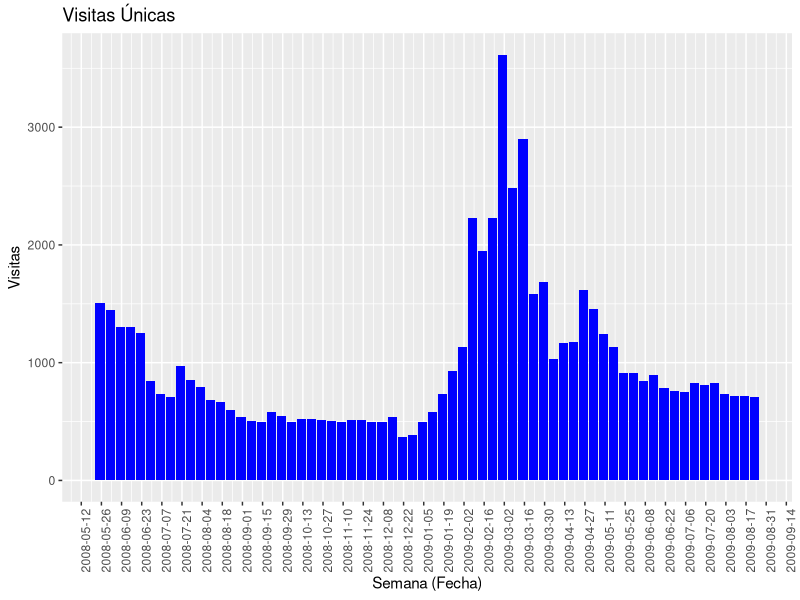
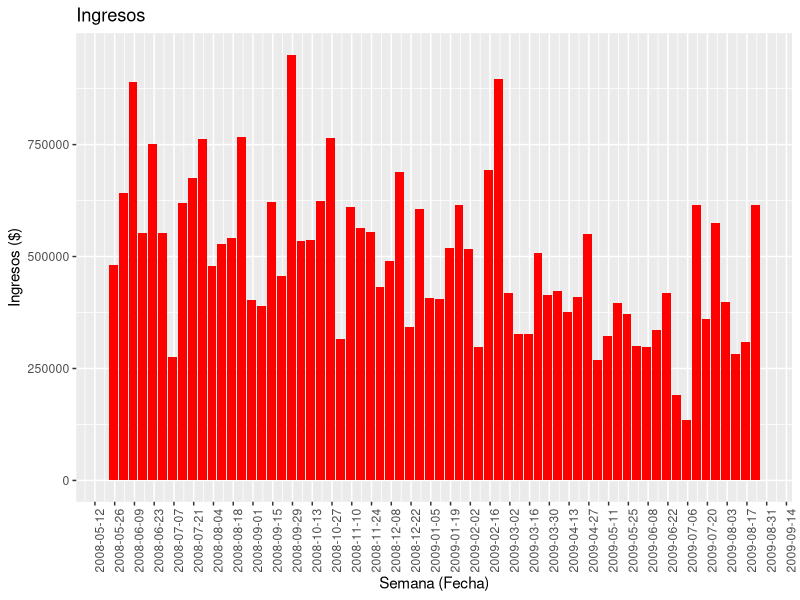
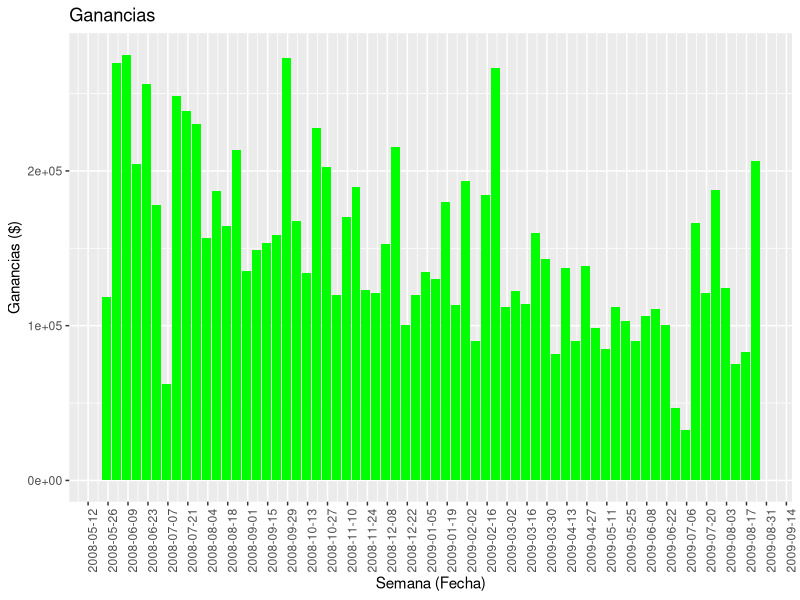

R code for these plots, in order: (Note: this script raises an error after producing the figures.)
##############################################################
# Caso Harvard - Web Analytics at Quality Alloys, Inc.
# Business Analytics - Pontificia Universidad Javeriana
# Integrantes: Paula Rodriguez, Juan Sebastian Cardenas y Valery Ramirez
# Fecha:  2025-08-24
##############################################################
install.packages("moments")
library(tidyverse)
library(readr)
library(e1071)

##############################################################
# Punto 1. Visualizaciones iniciales
##############################################################

weekly_visits <- read_csv("Weekly Visits.csv")
financials <- read_csv("Financials.csv")

# quitamos comas y símbolos
weekly_visits$`Unique Visits` <- as.numeric(gsub(",", "", weekly_visits$`Unique Visits`))
financials$Revenue <- as.numeric(gsub("[$,]", "", financials$Revenue))
financials$Profit <- as.numeric(gsub("[$,]", "", financials$Profit))
financials$`Lbs. Sold` <- as.numeric(gsub(",", "", financials$`Lbs. Sold`))

# Unimos los datos por la columna de semana
data <- left_join(weekly_visits, financials, by = "Week (2008-2009)")

# Convertimos la columna Week (2008-2009) a formato de fecha
data$`Week (2008-2009)` <- as.Date(data$`Week (2008-2009)`, format = "%Y-%m-%d")

# Gráfico 1: Visitas únicas
ggplot(data, aes(x = `Week (2008-2009)`, y = `Unique Visits`)) +
  geom_col(fill = "blue") +
  labs(title = "Visitas Únicas", x = "Semana (Fecha)", y = "Visitas") +
  scale_x_date(date_breaks = "2 weeks", date_labels = "%Y-%m-%d") +
  theme(axis.text.x = element_text(angle = 90, hjust = 1))

# Gráfico 2: Ingresos
ggplot(data, aes(x = `Week (2008-2009)`, y = Revenue)) +
  geom_col(fill = "red") +
  labs(title = "Ingresos", x = "Semana (Fecha)", y = "Ingresos ($)") +
  scale_x_date(date_breaks = "2 weeks", date_labels = "%Y-%m-%d") +
  theme(axis.text.x = element_text(angle = 90, hjust = 1))

# Gráfico 3: Ganancias
ggplot(data, aes(x = `Week (2008-2009)`, y = Profit)) +
  geom_col(fill = "green") +
  labs(title = "Ganancias", x = "Semana (Fecha)", y = "Ganancias ($)") +
  scale_x_date(date_breaks = "2 weeks", date_labels = "%Y-%m-%d") +
  theme(axis.text.x = element_text(angle = 90, hjust = 1))

# Si la conversión a fecha da NA, usa como carácter
if (any(is.na(as.Date(data$Week)))) {
  data$Week <- as.character(data$Week)
} else {
  data$Week <- as.Date(data$Week)
}

# Gráfico 4: Libras vendidas
ggplot(data, aes(x = `Week (2008-2009)`, y = `Lbs. Sold`)) +
  geom_col(fill = "purple") +
  labs(title = "Libras Vendidas", x = "Semana (Fecha)", y = "Libras") +
  scale_x_date(date_breaks = "2 weeks", date_labels = "%Y-%m-%d") +
  theme(axis.text.x = element_text(angle = 90, hjust = 1))

##############################################################  
# Punto 2. calculo de estadisticas: visita y resumen financiero
##############################################################

# quitamos comas y símbolos, lo volvemos a hacer por que a veces falla
weekly_visits$Visits <- as.numeric(gsub(",", "", weekly_visits$Visits))
weekly_visits$`Unique Visits` <- as.numeric(gsub(",", "", weekly_visits$`Unique Visits`))
financials$Revenue <- as.numeric(gsub("[$,]", "", financials$Revenue))
financials$Profit <- as.numeric(gsub("[$,]", "", financials$Profit))
financials$`Lbs. Sold` <- as.numeric(gsub(",", "", financials$`Lbs. Sold`))

# Unimos los datos por la columna de semana
data <- left_join(weekly_visits, financials, by = "Week (2008-2009)")
# Unir los datos por la columna de semana
data$`Week (2008-2009)` <- as.Date(data$`Week (2008-2009)`, format = "%Y-%m-%d")

# Definimos los periodos por las fechas
data$periodo <- case_when(
  data$`Week (2008-2009)` >= as.Date("2008-05-25") & data$`Week (2008-2009)` <= as.Date("2008-08-24") ~ "Inicial",
  data$`Week (2008-2009)` >= as.Date("2008-08-31") & data$`Week (2008-2009)` <= as.Date("2009-01-18") ~ "Prepromoción",
  data$`Week (2008-2009)` >= as.Date("2009-01-25") & data$`Week (2008-2009)` <= as.Date("2009-05-17") ~ "Promoción",
  data$`Week (2008-2009)` >= as.Date("2009-05-24") & data$`Week (2008-2009)` <= as.Date("2009-08-23") ~ "Pospromoción",
  TRUE ~ NA_character_
)

# Seleccionamos las variables de interés
vars <- c("Visits", "Unique Visits", "Revenue", "Profit", "Lbs. Sold")

# Calculo de estadísticas resumidas por período y variable
resumen <- data %>%
  select(periodo, all_of(vars)) %>%
  pivot_longer(cols = all_of(vars), names_to = "variable", values_to = "valor") %>%
  group_by(periodo, variable) %>%
  summarise(
    media = mean(valor, na.rm = TRUE),
    mediana = median(valor, na.rm = TRUE),
    sd = sd(valor, na.rm = TRUE),
    minimo = min(valor, na.rm = TRUE),
    maximo = max(valor, na.rm = TRUE),
    .groups = "drop"
  ) %>%
  arrange(periodo, variable)

# Crear una tabla por cada periodo
resumen_inicial <- resumen %>% filter(periodo == "Inicial")
resumen_prepromocion <- resumen %>% filter(periodo == "Prepromoción")
resumen_promocion <- resumen %>% filter(periodo == "Promoción")
resumen_pospromocion <- resumen %>% filter(periodo == "Pospromoción")

# Mostrar cada tabla
print(resumen_inicial)
print(resumen_prepromocion)
print(resumen_promocion)
print(resumen_pospromocion) 

##############################################################
# Punto 3. Visualizaciones adicionales
##############################################################
# tabla resumen solo con medias por periodo y variable
tabla_medias <- resumen %>%
  select(periodo, variable, media) %>%
  pivot_wider(names_from = variable, values_from = media) %>%
  arrange(factor(periodo, levels = c("Inicial", "Prepromoción", "Promoción", "Pospromoción")))

print(tabla_medias)

# Gráfico de columnas: visitas promedio por periodo
ggplot(tabla_medias, aes(x = periodo, y = Visits)) +
  geom_col(fill = "blue") +
  labs(title = "Visitas Promedio por Periodo", x = "Periodo", y = "Visitas Promedio")

# Gráfico de columnas: visitas únicas promedio por periodo
ggplot(tabla_medias, aes(x = periodo, y = `Unique Visits`)) +
  geom_col(fill = "green") +
  labs(title = "Visitas Únicas Promedio por Periodo", x = "Periodo", y = "Visitas Únicas Promedio")

# Gráfico de columnas: ingresos promedio por periodo
ggplot(tabla_medias, aes(x = periodo, y = Revenue)) +
  geom_col(fill = "orange") +
  labs(title = "Ingresos Promedio por Periodo", x = "Periodo", y = "Ingresos Promedio")

# Gráfico de columnas: ganancias promedio por periodo
ggplot(tabla_medias, aes(x = periodo, y = Profit)) +
  geom_col(fill = "purple") +
  labs(title = "Ganancias Promedio por Periodo", x = "Periodo", y = "Ganancias Promedio")

# Gráfico de columnas: libras vendidas promedio por periodo
ggplot(tabla_medias, aes(x = periodo, y = `Lbs. Sold`)) +
  geom_col(fill = "brown") +
  labs(title = "Libras Vendidas Promedio por Periodo", x = "Periodo", y = "Libras Promedio")# 4 Hallazgos hasta el momento

##############################################################
# Punto 4. Hallazgos hasta el momento
##############################################################
#Los datos muestran una disminución en las ventas y la utilidad a medida 
#que avanzan los periodos de promoción. El promedio de la utilidad sigue disminuyó desde el periodo inicial (200233.43) hasta 
#la promoción (131929.88). Y presentando una disminución considerable en el periodo pos-promoción llegando a los
#(111045.86), lo que sugiere que los efectos de la promoción no lograron un impacto positivo en 
#las ganacias. Ni las ventas, ya que el promedio de las ventas en el periodo inicial fue de (608250.21),
#y para el periodo de promoción fue de (456390.88), y en el periodo pos-promoción fue de (371728.07). 

#La unicsa variables que muestran un aumento significativo en el periodo de promoción 
#fueron las visitas y las visitas únicas, que empezaron en (1056) y(976) y para el perido 
#promoción llegaron a (1815)(1739) respectivamente. Pero para el peridodo de post-promoción disminuyeron drasticamente,
#llegando a (857) y (801) respectivamente. Ahora en cuanto a las libras vendidas, estas disminuyeron levemente del periodo 
#inicial (18736.71) al pre-promoción (18440.71), y presentaron una disminución considerable en el periodo de promoción (17112.82)
#hasta llegar a un nivel inferior del inicial para el periodo de post-promoción (145577.86). 
#En resumen, los datos sugieren que las promociones no son efectivas para aumentar las ventas y los ingresos a corto plazo, y 
#su impacto en la rentabilidad y el tráfico web puede ser más complejo y requiere un análisis más detallado.

##############################################################
# Punto 5. Diagrama de dispersión: Revenue vs Lbs. Sold
##############################################################

ggplot(data, aes(x = `Lbs. Sold`, y = Revenue)) +
  geom_point(color = "darkorange") +
  labs(title = "Relación entre Revenue y Lbs. Sold",
       x = "Libras Vendidas",
       y = "Ingresos ($)") +
  theme_minimal()

# Coeficiente de correlación
cor_revenue_lbs <- cor(data$Revenue, data$`Lbs. Sold`, use = "complete.obs")
print(paste("Coeficiente de correlación entre Revenue y Lbs. Sold:", round(cor_revenue_lbs, 3)))

##############################################################
# Punto 6. Diagrama de dispersión: Revenue vs Visits
##############################################################
ggplot(data, aes(x = Visits, y = Revenue)) +
  geom_point(color = "blue") +
  labs(title = "Relación entre Revenue y Visits",
       x = "Visitas",
       y = "Ingresos ($)") +
  theme_minimal()

# Coeficiente de correlación
cor_revenue_visits <- cor(data$Revenue, data$Visits, use = "complete.obs")
print(paste("Coeficiente de correlación entre Revenue y Visits:", round(cor_revenue_visits, 3)))

# Diagrama de dispersión: Revenue vs Unique Visits
ggplot(data, aes(x = `Unique Visits`, y = Revenue)) +
  geom_point(color = "blue") +
  labs(title = "Relación entre Revenue y Visits",
       x = "Visitas Unicas",
       y = "Ingresos ($)") +
  theme_minimal()

# Coeficiente de correlación
cor_revenue_unique_visits <- cor(data$Revenue, data$`Unique Visits`, use = "complete.obs")
print(paste("Coeficiente de correlación entre Revenue y Unique Visits:", round(cor_revenue_unique_visits, 3)))

# Diagrama de dispersión: Lbs. Sold vs Visits
ggplot(data, aes(x = Visits, y = `Lbs. Sold`)) +
  geom_point(color = "blue") +
  labs(title = "Relación entre Revenue y Lbs. Sold",
       x = "Visitas",
       y = "Libras Vendidas") +
  theme_minimal()

# Coeficiente de correlación
cor_lbs_visits <- cor(data$Visits, data$`Lbs. Sold`, use = "complete.obs")
print(paste("Coeficiente de correlación entre Lbs. Sold y Visits:", round(cor_lbs_visits, 3)))

##############################################################
# Punto 7. Resumen de los resultados
##############################################################

#Los resultados de las correlaciones asi como en la observación del diagrama
#de dispersión muestran que hay una relación clara entre los ingresos y las libras de material vendidas,
# del (0.869). Sin embargo, al momento de ver la relación entre las variables 
# de Visitas e Ingresos, en el diagrama de dispersión no se ve ningun tipo de tendencia,
#y esta posee una correlación negativa del (-0.059) lo , en general, un aumento en las visitas
# no está asociado de manera significativa con un aumento en los ingresos, 
#y podría incluso haber una ligera tendencia a la disminución de los ingresos, similarmente ocurre
#con las variables de visitas unicas que presentan una correlación del (0.069). 
#Finalmente, la relación entre las visitas y las libras vendidas también es débilmente negativa (-0.047),
#la relación entre ambos variables es prácticamente nula, lo que sugiere que otros 
#factores más allá del número de visitas de la página pueden influir en los ingresos y las ventas de libras.

##############################################################
# Punto 8. Estadisticos Descriptivos
##############################################################

LBS <- read_csv("LBSsold.csv")
glimpse(LBS)
head(LBS)
# Convertir la columna a numérica y renombrar
LBS$Lbs.Sold <- as.numeric(gsub(",", "", gsub("\"", "", LBS$`Lbs. Sold`)))

# a) Calcula los estadísticos
tabla_vertical_lbs <- LBS %>%
  summarise(
    Mean = mean(Lbs.Sold, na.rm = TRUE),
    `Standard Error` = sd(Lbs.Sold, na.rm = TRUE) / sqrt(sum(!is.na(Lbs.Sold))),
    Median = median(Lbs.Sold, na.rm = TRUE),
    Standard = sd(Lbs.Sold, na.rm = TRUE),
    `Sample Variance` = var(Lbs.Sold, na.rm = TRUE),
    Kurtosis = kurtosis(Lbs.Sold, na.rm = TRUE) + 3,
    Skewness = skewness(Lbs.Sold, na.rm = TRUE),
    Range = max(Lbs.Sold, na.rm = TRUE) - min(Lbs.Sold, na.rm = TRUE),
    Minimum = min(Lbs.Sold, na.rm = TRUE),
    Maximum = max(Lbs.Sold, na.rm = TRUE),
    Sum = sum(Lbs.Sold, na.rm = TRUE),
    Count = sum(!is.na(Lbs.Sold))
  ) %>%
  pivot_longer(cols = everything(), names_to = "Estadistico", values_to = "Valor") %>%
  mutate(Valor = format(round(Valor, 3), nsmall = 3)) %>% # Siempre tres decimales
  arrange(match(Estadistico, c(
    "Mean", "Standard Error", "Median", "Standard", "Sample Variance",
    "Kurtosis", "Skewness", "Range", "Minimum", "Maximum", "Sum", "Count"
  )))

print(tabla_vertical_lbs)


# b) Histograma
ggplot(LBS, aes(x = `Lbs. Sold`)) +
  geom_histogram(
    bins = nclass.Sturges(LBS$`Lbs. Sold`),   # calcula # de bins
    fill = "lightblue",
    color = "black"
  ) +
  labs(
    title = "Histograma de Lbs. Sold",
    x = "Lbs. Sold",
    y = "Frecuencia"
  ) +
  theme_minimal(base_size = 30)

# c) Describir el histograma
# El histograma de Lbs. Sold concentra la mayoría de valores entre 10,000 y 20,000, 
# pero no es completamente simétrico: muestra una ligera cola hacia la derecha. 
# Esto coincide con un skewness de 0.626 (asimetría positiva leve) 
# y una kurtosis de 3.509 (ligeramente más apuntado que una distribución normal). 
# Por tanto, no tiene una forma de campana perfecta y el histograma por sí solo 
# no basta para concluir normalidad

# d) Conteo para la Regla Empírica (tabla para ±1σ, ±2σ, ±3σ)

LBS$Lbs.Sold <- as.numeric(gsub(",", "", gsub("\"", "", LBS$`Lbs. Sold`)))

LBS <- LBS %>%
  mutate(z = (Lbs.Sold - mean(Lbs.Sold, na.rm = TRUE)) / sd(Lbs.Sold, na.rm = TRUE))

N <- sum(!is.na(LBS$z))
theo_pct <- c(68, 95, 99)
theo_obs <- round(N * theo_pct / 100)

actual_obs <- c(
  sum(abs(LBS$z) <= 1, na.rm = TRUE),
  sum(abs(LBS$z) <= 2, na.rm = TRUE),
  sum(abs(LBS$z) <= 3, na.rm = TRUE)
)

tabla_empirica_lbs <- data.frame(
  Interval = c("mean ± 1 std. dev.", "mean ± 2 std. dev.", "mean ± 3 std. dev."),
  `Theoretical % of Data` = paste0(theo_pct, "%"),
  `Theoretical No. Obs.` = theo_obs,
  `Actual No. Obs.` = actual_obs
)

print(tabla_empirica_lbs)

# e) Conteo para la Regla Empírica (tabla refinada)
theo_pct_ref <- c(34, 34, 13.5, 13.5, 2, 2)
theo_obs_ref <- round(N * theo_pct_ref / 100)

actual_obs_ref <- c(
  sum(LBS$z > 0 & LBS$z <= 1, na.rm = TRUE),     # mean + 1 std. dev.
  sum(LBS$z >= -1 & LBS$z <= 0, na.rm = TRUE),   # mean - 1 std. dev.
  sum(LBS$z > 1 & LBS$z <= 2, na.rm = TRUE),     # 1 std. dev. to 2 std. dev.
  sum(LBS$z >= -2 & LBS$z < -1, na.rm = TRUE),   # -1 std. dev. to -2 std. dev.
  sum(LBS$z > 2 & LBS$z <= 3, na.rm = TRUE),     # 2 std. dev. to 3 std. dev.
  sum(LBS$z >= -3 & LBS$z < -2, na.rm = TRUE)    # -2 std. dev. to -3 std. dev.
)

tabla_refinada_lbs <- data.frame(
  Interval = c("mean + 1 std. dev.",
               "mean - 1 std. dev.",
               "1 std. dev. to 2 std. dev.",
               "-1 std. dev. to -2 std. dev.",
               "2 std. dev. to 3 std. dev.",
               "-2 std. dev. to -3 std. dev."),
  `Theoretical No. Obs.` = theo_obs_ref,
  `Actual No. Obs.` = actual_obs_ref
)

print(tabla_refinada_lbs)

# f) Distribucion normal?
# En la tabla refinada se observa un ligero desequilibrio:
# en +1σ hubo 84 obs. vs 99 teóricas (menos de lo esperado),
# mientras que en -1σ hubo 117 vs 99 teóricas (más de lo esperado).
# Esto indica que hay más datos en el lado izquierdo del promedio 
# y menos en el derecho, lo que refleja una asimetría positiva leve.
# Por otro lado, los valores reales de las observaciones son casi iguales a los teóricos
# en ±2σ y ±3σ. Esto sugiere que la distribución de Lbs. Sold 
# se aproxima bastante a una normal y puede usarse para pronósticos,
# aunque no sea perfectamente simétrica.

# g) Skewness y Kurtosis
# Skewness = 0.626 → confirma una asimetría positiva leve (cola ligeramente hacia la derecha).
# Kurtosis = 3.509 → indica que la distribución tiene un pico apenas más pronunciado que la normal (kurtosis = 3), 
# con colas ligeramente más pesadas.
# Estos valores coinciden con lo observado en el histograma y en la tabla refinada,
# la serie no es perfectamente normal, pero sí se aproxima lo suficiente para el análisis.

##############################################################
# Punto 9. Analisis Comparables Estadisticos Descriptivos
##############################################################
Daily <- read_csv("DailyVisit.csv")
glimpse(Daily)
head(Daily)

# 1) Descriptivos 

mode_visits <- as.numeric(names(sort(table(Daily$Visits), decreasing = TRUE)[1]))

desc_stats <- c(
  Mean = mean(Daily$Visits, na.rm = TRUE),
  `Standard Error` = sd(Daily$Visits, na.rm = TRUE) / sqrt(sum(!is.na(Daily$Visits))),
  Median = median(Daily$Visits, na.rm = TRUE),
  Mode = mode_visits,
  Standard = sd(Daily$Visits, na.rm = TRUE),
  `Sample Variance` = var(Daily$Visits, na.rm = TRUE),
  Kurtosis = kurtosis(Daily$Visits, na.rm = TRUE),
  Skewness = skewness(Daily$Visits, na.rm = TRUE),
  Range = max(Daily$Visits, na.rm = TRUE) - min(Daily$Visits, na.rm = TRUE),
  Minimum = min(Daily$Visits, na.rm = TRUE),
  Maximum = max(Daily$Visits, na.rm = TRUE),
  Sum = sum(Daily$Visits, na.rm = TRUE),
  Count = sum(!is.na(Daily$Visits))
)

tabla_vertical <- data.frame(
  Estadistico = names(desc_stats),
  Valor = as.numeric(desc_stats)
)

print(tabla_vertical)

# 2) Histograma
ggplot(Daily, aes(x = Visits)) +
  geom_histogram(color = "black", fill = "lightblue", binwidth = 25) +
  scale_x_continuous(breaks = seq(min(Daily$Visits, na.rm = TRUE), max(Daily$Visits, na.rm = TRUE), by = 25)) +
  labs(title = "Histograma de Visits", x = "Visits", y = "Frecuencia")

# 3) Conteo para la Regla Empírica (tabla para ±1σ, ±2σ, ±3σ)

Daily <- Daily %>%
  mutate(z = (Visits - mean(Visits, na.rm = TRUE)) / sd(Visits, na.rm = TRUE))

N <- sum(!is.na(Daily$z))

theo_pct <- c(68, 95, 99)
theo_obs <- round(N * theo_pct / 100)

actual_obs <- c(
  sum(abs(Daily$z) <= 1, na.rm = TRUE),  # mean ± 1 std. dev.
  sum(abs(Daily$z) <= 2, na.rm = TRUE),  # mean ± 2 std. dev.
  sum(abs(Daily$z) <= 3, na.rm = TRUE)   # mean ± 3 std. dev.
)

tabla_empirica <- data.frame(
  Interval = c("mean ± 1 std. dev.", "mean ± 2 std. dev.", "mean ± 3 std. dev."),
  `Theoretical % of Data` = paste0(theo_pct, "%"),
  `Theoretical No. Obs.` = theo_obs,
  `Actual No. Obs.` = actual_obs
)

print(tabla_empirica)

# 4) Conteo para la Regla Empírica (tabla refinada)

Daily <- Daily %>%
  mutate(z = (Visits - mean(Visits, na.rm = TRUE)) / sd(Visits, na.rm = TRUE))

N <- sum(!is.na(Daily$z))

# Valores teóricos según la normal estándar
theo_pct <- c(34, 34, 13.5, 13.5, 2, 2)
theo_obs <- round(N * theo_pct / 100)

actual_obs <- c(
  sum(Daily$z > 0 & Daily$z <= 1, na.rm = TRUE),      # mean + 1 std. dev.
  sum(Daily$z >= -1 & Daily$z <= 0, na.rm = TRUE),    # mean - 1 std. dev.
  sum(Daily$z > 1 & Daily$z <= 2, na.rm = TRUE),      # 1 std. dev. to 2 std. dev.
  sum(Daily$z >= -2 & Daily$z < -1, na.rm = TRUE),    # -1 std. dev. to -2 std. dev.
  sum(Daily$z > 2 & Daily$z <= 3, na.rm = TRUE),      # 2 std. dev. to 3 std. dev.
  sum(Daily$z >= -3 & Daily$z < -2, na.rm = TRUE)     # -2 std. dev. to -3 std. dev.
)

tabla_refinada <- data.frame(
  Interval = c("mean + 1 std. dev.",
               "mean - 1 std. dev.",
               "1 std. dev. to 2 std. dev.",
               "-1 std. dev. to -2 std. dev.",
               "2 std. dev. to 3 std. dev.",
               "-2 std. dev. to -3 std. dev."),
  `Theoretical No. Obs.` = theo_obs,
  `Actual No. Obs.` = actual_obs
)

print(tabla_refinada)

# Comparacion entre Lbs. Sold y Daily Visits
# Comparando ambas variables, los Lbs. Sold muestran un comportamiento más cercano
# a la normalidad: tienen skewness = 0.63 y kurtosis = 3.51, lo cual indica 
# solo una ligera asimetría positiva y colas un poco más pesadas que la normal. 
# En cambio, los Daily Visits presentan skewness = 2.16 y kurtosis = 5.75, 
# valores que reflejan una fuerte asimetría positiva y colas mucho más pesadas.

# Esto también se ve en la Regla Empírica, los Daily Visits tienen más datos a la izquierda 
# de la media y menos a la derecha de lo esperado. 
# Conclusión: los Lbs. Sold se ajustan mejor a la distribución normal, mientras 
# que los Daily Visits se desvían más de la normalidad y muestran mayor sesgo 
# y curtosis. Esto quiere decir que es mejor usar los Lbs. Sold para análisis
# que asumen normalidad, lo que es bueno porque nuestra muestra se acerca a la poblacional.

##############################################################
# Punto 10
##############################################################

# Librerías necesarias
library(readxl)
library(ggplot2)

traffic <- read_excel("quality_alloys_data.xlsx", sheet = "Traffic_Sources")
ref_sites <- read_excel("quality_alloys_data.xlsx", sheet = "Referring_Sites")
search_engines <- read_excel("quality_alloys_data.xlsx", sheet = "Search_Engines")
geo <- read_excel("quality_alloys_data.xlsx", sheet = "Geographic_Sources")
browsers <- read_excel("quality_alloys_data.xlsx", sheet = "Browsers")
os <- read_excel("quality_alloys_data.xlsx", sheet = "Operating_Systems")

# 1) All Traffic Sources
ggplot(traffic, aes(x = Source, y = Visits, fill = Source)) +
  geom_bar(stat = "identity") +
  theme_minimal() +
  ggtitle("All Traffic Sources")

# La web depende principalmente de sitios referentes externos, 
# más que de buscadores o tráfico directo.

# 2) Referring Sites
ggplot(ref_sites, aes(x = reorder(Site, -Visits), y = Visits, fill = Site)) +
  geom_bar(stat = "identity") +
  coord_flip() +
  theme_minimal() +
  ggtitle("Top Ten Referring Sites")

# Prácticamente todo el tráfico referido viene de solo dos fuentes principales: Doubleclick y Googlesyndication.
# El resto de los sitios aportan un volumen muy pequeño en comparación.

# 3) Search Engines
ggplot(search_engines, aes(x = reorder(Engine, -Visits), y = Visits, fill = Engine)) +
  geom_bar(stat = "identity") +
  coord_flip() +
  theme_minimal() +
  ggtitle("Top Ten Search Engine Sources")

# Google domina ampliamente como fuente de tráfico de buscadores,
# casi todos los usuarios que llegan por buscadores lo hacen desde allí.
# Los demás motores de búsqueda tienen una presencia mínima.

# 4) Geographic Sources
ggplot(geo, aes(x = reorder(Region, -Visits), y = Visits, fill = Region)) +
  geom_bar(stat = "identity") +
  coord_flip() +
  theme_minimal() +
  ggtitle("Top Ten Geographic Sources")

# La mayoría de visitas proviene de América, sobre todo del sur y del norte.
# Europa y Asia también aportan tráfico, pero claramente en menor medida.

# 5) Browsers
ggplot(browsers, aes(x = reorder(Browser, -Visits), y = Visits, fill = Browser)) +
  geom_bar(stat = "identity") +
  coord_flip() +
  theme_minimal() +
  ggtitle("Top Ten Browsers Used")

# Internet Explorer es, por mucho, el navegador más usado, con Firefox como segunda opción.
# El resto de navegadores apenas se usan.

# 6) Operating Systems
ggplot(os, aes(x = reorder(OS, -Visits), y = Visits, fill = OS)) +
  geom_bar(stat = "identity") +
  coord_flip() +
  theme_minimal() +
  ggtitle("Top Ten Operating Systems Used")

# Casi todos los usuarios navegan desde Windows, lo que muestra un claro dominio de este sistema operativo.
# Otros sistemas como Mac, Linux o móviles aparecen, pero con una participación mínima.
